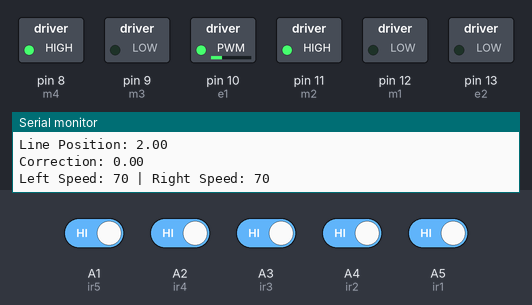
Recording of a sketch running on a simulated Arduino Uno, built with avr-gcc and run on an emulated ATmega328P. Parts: switched loads named in the sketch (green lamp = pin HIGH), the last lines printed to the serial monitor. The test bench sets the inputs (shaded band); at power-on: A1 (ir5), A2 (ir4), A3 (ir3), A4 (ir2), A5 (ir1) HIGH.

Above: at 1.2 s.
1.3 s: A1 (ir5) driven LOW
At 2.0 s:
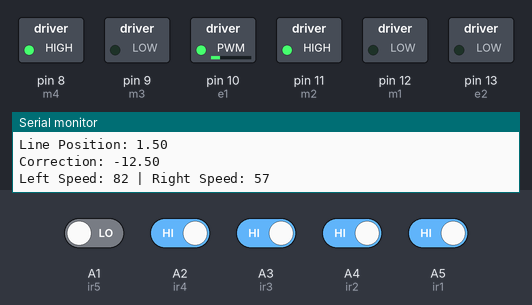
2.9 s: A2 (ir4) driven LOW
At 3.7 s:
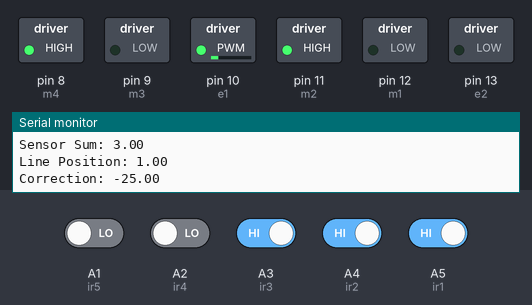
5.9 s: A3 (ir3) driven LOW
At 7.2 s:
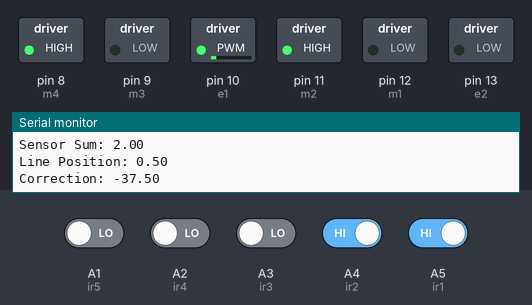
8.9 s: A4 (ir2) driven LOW
At 9.4 s:
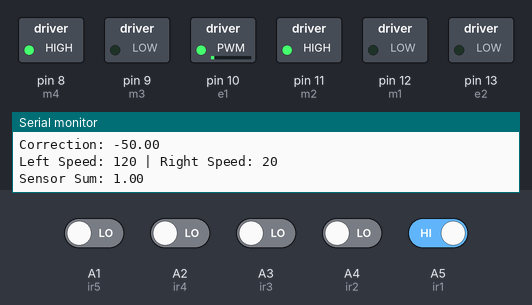
11.9 s: A5 (ir1) driven LOW
At 12.7 s:
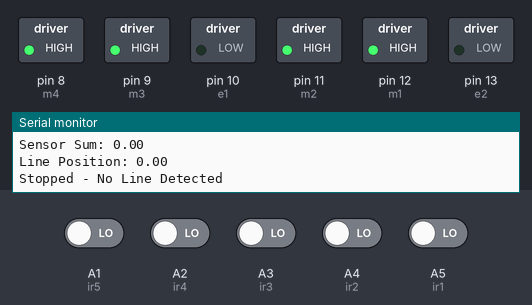
13.5 s: A1 (ir5) driven HIGH
At 14.1 s:
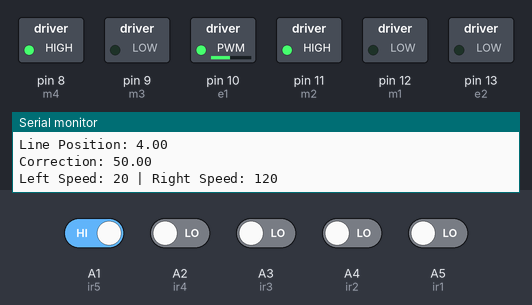
Timing chart, 0 to 16.2 s (numbered marks = the images above; inputs shaded):
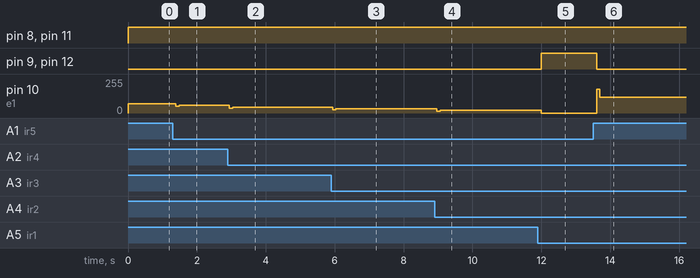

Measured:
- after the input at 1.3 s, pin 10 (e1): 70/255 → 50/255 after 0.09 s, → 57/255 0.10 s later
- after the input at 2.9 s, pin 10 (e1): 57/255 → 37/255 at once, → 45/255 0.10 s later
- after the input at 5.9 s, pin 10 (e1): 45/255 → 25/255 at once, → 32/255 0.10 s later
- after the input at 8.9 s, pin 10 (e1): 32/255 → 12/255 after 0.07 s, → 20/255 0.10 s later
- after the input at 11.9 s, pin 9 (m3), pin 12 (m1): LOW → HIGH after 0.10 s; pin 10 (e1): 20/255 → 0/255 after 0.10 s
- after the input at 13.5 s, pin 9 (m3), pin 12 (m1): HIGH → LOW after 0.10 s; pin 10 (e1): 0/255 → 180/255 after 0.10 s, → 120/255 0.10 s later

The sketch:

pid_basic.ino
```cpp
// Motor pin definitions
#define m1 12   // Right Motor pin1
#define m2 11   // Right Motor pin2
#define m3 9    // Left Motor pin1
#define m4 8    // Left Motor pin2
#define e1 10   // Right Motor Enable
#define e2 13   // Left Motor Enable

// 5 Channel IR Sensor Connections
#define ir1 A5
#define ir2 A4
#define ir3 A3
#define ir4 A2
#define ir5 A1

// PID variables
float Kp = 25;
float Ki = 0;
float Kd = 15;
float lastError = 0;
float integral = 0;

void setup() {
  Serial.begin(9600);

  // Motor pins
  pinMode(m1, OUTPUT);
  pinMode(m2, OUTPUT);
  pinMode(m3, OUTPUT);
  pinMode(m4, OUTPUT);
  pinMode(e1, OUTPUT);
  pinMode(e2, OUTPUT);

  // IR sensor pins
  pinMode(ir1, INPUT);
  pinMode(ir2, INPUT);
  pinMode(ir3, INPUT);
  pinMode(ir4, INPUT);
  pinMode(ir5, INPUT);
}

void loop() {
  // IR sensor readings
  double s1 = digitalRead(ir1);  // Left Most
  double s2 = digitalRead(ir2);  // Left
  double s3 = digitalRead(ir3);  // Center
  double s4 = digitalRead(ir4);  // Right
  double s5 = digitalRead(ir5);  // Right Most
  double sum_sensor = s1 + s2 + s3 + s4 + s5;

  double sensor_line = 0;
  if (sum_sensor != 0) {
    sensor_line = (s1*0 + s2*1 + s3*2 + s4*3 + s5*4) / sum_sensor;
  }

  Serial.print("Sensor Sum: ");
  Serial.println(sum_sensor);
  Serial.print("Line Position: ");
  Serial.println(sensor_line);

  // Fallback if no line is detected
  if (sum_sensor == 0) {
    digitalWrite(m1, HIGH); digitalWrite(m2, HIGH);  // Stop right motor
    digitalWrite(m3, HIGH); digitalWrite(m4, HIGH);  // Stop left motor
    analogWrite(e1, 0);
    analogWrite(e2, 0);
    Serial.println("Stopped - No Line Detected");
    return;
  }

  // PID Control Logic
  float error = 2.0 - sensor_line; // Ideal line position is at center (index 2)
  integral += error;
  float derivative = error - lastError;
  float correction = -(Kp * error + Ki * integral + Kd * derivative);
  lastError = error;

  int baseSpeed = 70;
  int rightSpeed = baseSpeed + correction;
  int leftSpeed = baseSpeed - correction;

  // Clamp values to 0-255
  rightSpeed = constrain(rightSpeed, 0, 255);
  leftSpeed = constrain(leftSpeed, 0, 255);

  // Apply motor speeds
  analogWrite(e1, rightSpeed);
  analogWrite(e2, leftSpeed);

  // Always move forward
  digitalWrite(m1, LOW);  // Right motor forward
  digitalWrite(m2, HIGH);
  digitalWrite(m3, LOW);  // Left motor forward
  digitalWrite(m4, HIGH);

  Serial.print("Correction: "); Serial.println(correction);
  Serial.print("Left Speed: "); Serial.print(leftSpeed);
  Serial.print(" | Right Speed: "); Serial.println(rightSpeed);

  delay(10); // Optional smoothing
}
```
